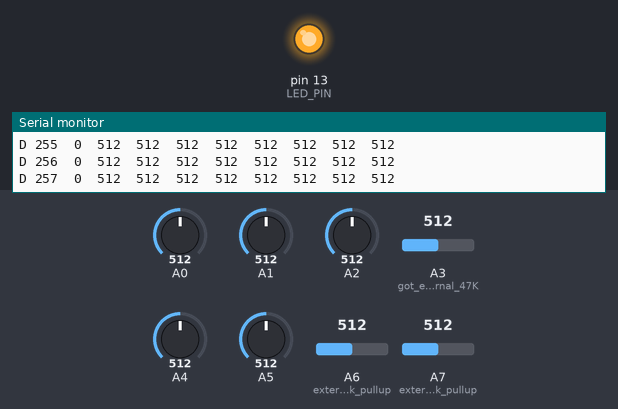
The sketch below on a simulated Arduino Nano, built with avr-gcc and run on an emulated ATmega328P. On the bench: output pins drawn as LEDs (lit = HIGH), the last lines printed to the serial monitor. Dashed ring = blinking. The test bench sets the inputs (shaded band); at power-on: A0 = 512, A1 = 512, A2 = 512, A3 (got_external_47K) = 512, A4 = 512, A5 = 512, A6 (external_36k_pullup) = 512, A7 (external_36k_pullup) = 512.

Above: at 3.8 s.
3.9 s: A0 set to 932
5.4 s: A0 set to 967
At 5.5 s:
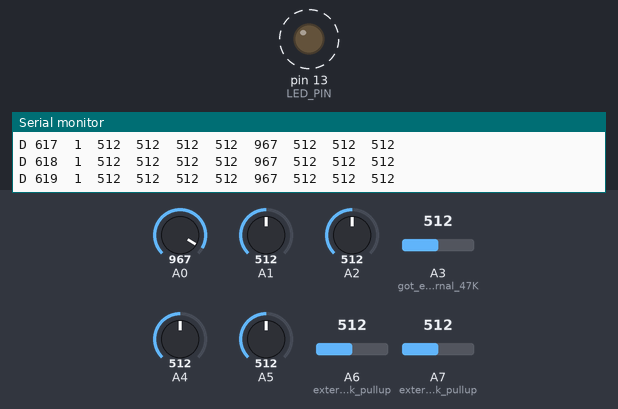
8.4 s: A0 set to 716
9.9 s: A0 set to 992
At 10.21 s:
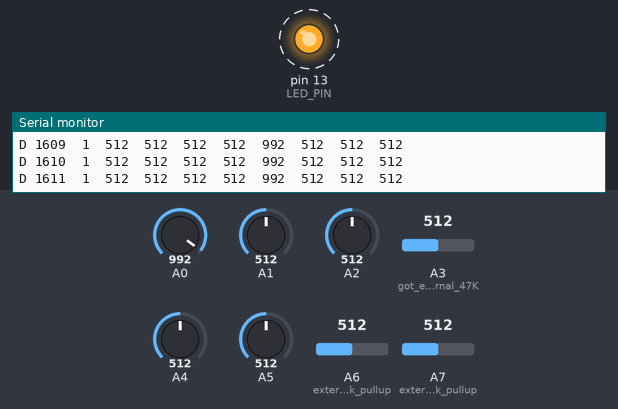
Timing chart, 0 to 13.9 s (numbered marks = the images above; inputs shaded):
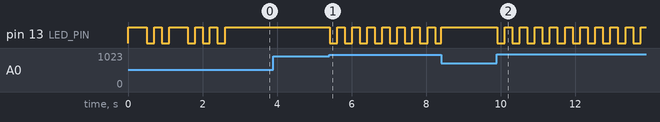

The sketch:

ft-block-octo-8307.ino
```cpp
/** rectangular_octo_sensor_test using Arduino nano.
 *
 *  Basic analog readout of 8 (Everlight ITR 8307) optocouplers
 *  using the Arduino nano, wired for the "block-ft" sensor as described
 *  in the IEEE Access paper.
 *
 *  Uses the internal pullups of the Arduino nano on analog inputs A0..A5,
 *  but requires external pullups (about 50kOhm) on pins A6 and A7.
 *
 *  Samples the eight analog channels, and prints the values to the Serial
 *  console at 230400 baud (!). Also sends iteration count and an error mask
 *  indicating underload/overload/breakage.
 *
 *  Sensor ordering is clockwise, starting with top left sensor.
 *
 *  Initially blinks once to identify the sensor (about 3 secs), then
 *  enter the endless loop(). Afterwards, only blinks in case of errors,
 *  but the tx LED might indicate device operation (depending on your board).
 */


#define N_CHANNELS 8

int analog_values[N_CHANNELS];
int lower_limits[] = { 50, 50, 50, 50, 50, 50, 50, 50 };
int upper_limits[] = { 950, 950, 950, 950, 950, 950, 950, 950 };

int latest_blink_millis = 0;
int iteration;
int LED_PIN = 13;
int led = 0;

void initialBlinkSequence()
{
  // long-short-long-short-short
  digitalWrite( LED_PIN, HIGH );  delay( 500 ); digitalWrite( LED_PIN, LOW ); delay( 200 );
  digitalWrite( LED_PIN, HIGH );  delay( 200 ); digitalWrite( LED_PIN, LOW ); delay( 200 );
  digitalWrite( LED_PIN, HIGH );  delay( 500 ); digitalWrite( LED_PIN, LOW ); delay( 200 );
  digitalWrite( LED_PIN, HIGH );  delay( 200 ); digitalWrite( LED_PIN, LOW ); delay( 200 );
  digitalWrite( LED_PIN, HIGH );  delay( 200 ); digitalWrite( LED_PIN, LOW ); delay( 200 );
}


void setup() {
  // put your setup code here, to run once:

  // define analog input pins. Some with internal pullups, others with external pullups.
  //
  pinMode( A0, INPUT_PULLUP );
  pinMode( A1, INPUT_PULLUP );
  pinMode( A2, INPUT_PULLUP );
  pinMode( A3, INPUT ); // got external 47K
  pinMode( A4, INPUT_PULLUP );
  pinMode( A5, INPUT_PULLUP );
  pinMode( A6, INPUT ); // external 36k pullup!
  pinMode( A7, INPUT ); // external 36k pullup

  // initial blink sequence, long-short-long-short-short to identify sensor
  //
  pinMode( LED_PIN, OUTPUT );
  initialBlinkSequence();

  // initialize serail communication (via usb!)
  //
  Serial.begin( 230400 ); // ( 115200 );
  Serial.println( "Block-FT sensor (ft-block-octo-8307.ino)..." );
}


void loop() {
  iteration ++;

  // for eight channels, we can only afford 2x oversampling and still get
  // a high sample rate. We could change ADC clock rate etc, but the Arduino
  // nano ADC should be ok with 2x oversampling.
  //
  for( int i=0; i < N_CHANNELS; i++ ) {
    // analog_values[i] = analogRead( (A0+i) );
    analog_values[i] = analogRead( (A0+i) );
    analog_values[i] = analogRead( (A0+i) );
  }

  // overload? broken? (per channel overload / total sensor destruction)
  bool broken = true;
  bool overload = false;
  int  error_mask = 0; // bit 8: broken, bit 0..7 channel overload/underload
  int  mask = 1;
  for( int c=0; c < N_CHANNELS; c++ ) {
    if (analog_values[c] < lower_limits[c]) error_mask |= mask;
    if (analog_values[c] > upper_limits[c]) error_mask |= mask;
    if (analog_values[c] > lower_limits[c]) broken = false; // at least one channel still has signal
    mask = mask << 1;
  }
  if (error_mask != 0) overload = true;
  if (broken) error_mask |= 0x100;


  Serial.print( "D " );
  Serial.print( iteration );
  Serial.print( "\t" );
  Serial.print( error_mask );
  Serial.print( "\t" );

  //for( int i=0; i < 8; i++ ) {
  //  Serial.print( analog_values[i] );
  //  Serial.print( "\t" );
  //}
  // sensors are wired in a weird way... sensor is orientated
  // so that the power-supply cable (red) is at 12-o-clock,
  // with the green cable at 5-o-clock.
  //
  Serial.print( analog_values[5] ); Serial.print( "\t" ); // left-side-lower (purple),   force0, ADC5
  Serial.print( analog_values[6] ); Serial.print( "\t" ); // left-side-upper (gray),     force1, ADC6

  Serial.print( analog_values[3] ); Serial.print( "\t" ); // right-side-upper (brown),   force2, ADC3
  Serial.print( analog_values[4] ); Serial.print( "\t" ); // right-side-lower (red),     force3, ADC4

  Serial.print( analog_values[0] ); Serial.print( "\t" ); // bottom-side-left (green),   force4, ADC0
  Serial.print( analog_values[7] ); Serial.print( "\t" ); // bottom-side-right (orange), force5, ADC7

  Serial.print( analog_values[1] ); Serial.print( "\t" ); // top-side-left  (purple),    force6, ADC1
  Serial.print( analog_values[2] ); Serial.print( "\t" ); // top-side-right (gray),      force7, ADC2

  Serial.println();
  Serial.flush();

  // blinking indicates error
  int now = millis();

  if (broken) {
    if ((now - latest_blink_millis) > 100) {
      led = led ^ 0x1;
      digitalWrite( LED_PIN, led );
      latest_blink_millis = now;
    }
  }
  else if (overload) {
    if ((now - latest_blink_millis) > 200) {
      led = led ^ 0x1;
      digitalWrite( LED_PIN, led );
      latest_blink_millis = now;
    }
  }
  else {
    led = 0x1;
    digitalWrite( LED_PIN, led );
    if ((now - latest_blink_millis) > 1000) { // reset overload flag after 1 second
      latest_blink_millis = 0;
    }
  }

  delay( 1 );
}
```

Measured:
- the behaviour switches between 950 and 951 on A0 (found by bisection; images 0 and 1)
- after the input at 5.4 s, pin 13 (LED_PIN): alternates HIGH for 0.20 s and LOW for 0.20 s, starting at once
- after the input at 9.9 s, pin 13 (LED_PIN): alternates HIGH for 0.20 s and LOW for 0.20 s, starting at once
